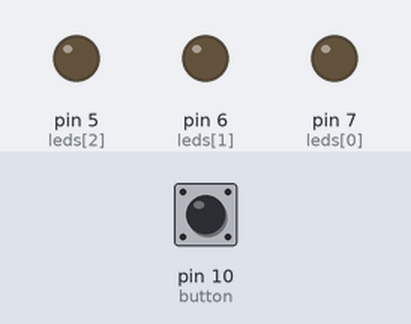
The sketch below on a simulated Arduino Uno, built with avr-gcc and run on an emulated ATmega328P. Parts: output pins drawn as LEDs (lit = HIGH). Inputs (shaded band) come from the test bench; at power-on: pin 10 (button) LOW. Random numbers use the default seed unless the sketch sets one.

Above: at 1.2 s.
1.3 s: pin 10 (button) pulled HIGH for 1 s
At 2.9 s:
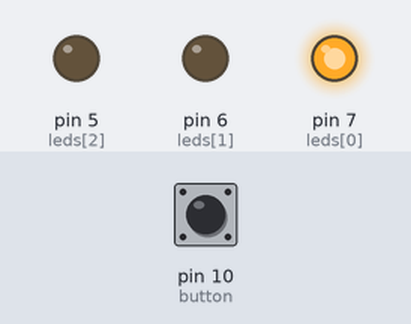
At 7.9 s:
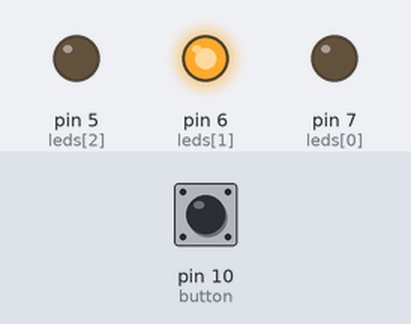
Timing chart, 0 to 15.8 s (numbered marks = the images above; inputs shaded):
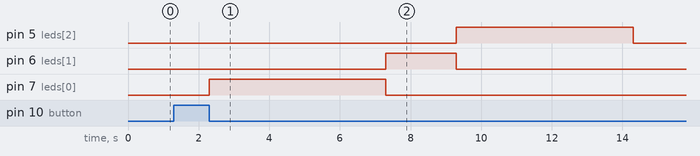

Measured:
- after the input at 1.3 s, pin 5 (leds[2]): LOW → HIGH after 8.0 s, → LOW 5.0 s later; pin 6 (leds[1]): LOW → HIGH after 6.0 s, → LOW 2.0 s later; pin 7 (leds[0]): LOW → HIGH after 1.0 s, → LOW 5.0 s later

The sketch:

Lab4-PartB-Q5.ino
```cpp
// The OneButton library was used to implement the long press, double press, and short press
// I couldn't really figure out how to implement a double press without this
int button = 10;
int leds[3] = {7, 6, 5};

int buttonState = 0;
int prevButtonState = 0;
bool led = true;
int count = 0;

int startPress = 0;
int endPress = 0;
int holdTime = 0;
int idleTime = 0;
int doublePress = 0;
int longPress = 0;

void setup() {
  for(int i = 0; i < 3; i++)
  {
    pinMode(leds[i], OUTPUT);
  }
  pinMode(button, INPUT);
  Serial.begin(9600);
}

void loop() {
  buttonState = digitalRead(button);
  /*
  if(buttonState != prevButtonState)
  {
    prevButtonState = buttonState;
    if(buttonState == LOW)
    {
      if(led)
      {
        digitalWrite(leds[0], HIGH);
      } else {
        digitalWrite(leds[0], LOW);
      }
      led = !led;
    }
  }
  */

  if(buttonState != prevButtonState)
  {
     if (buttonState == HIGH) {
      startPress = millis();
      idleTime = startPress - endPress;

      if (idleTime >= 100 && idleTime < 500) {
          disco();
      }
    } else {
        endPress = millis();
        holdTime = endPress - startPress;

        if (holdTime >= 500 && holdTime < 1000) {
          stopLight();
        }

        if (holdTime >= 1000) {
          turnOffLeds();
        }
    }
  }

  prevButtonState = buttonState;
}

void stopLight()
{
  digitalWrite(leds[0], HIGH);
  delay(5000);
  digitalWrite(leds[0], LOW);

  digitalWrite(leds[1], HIGH);
  delay(2000);
  digitalWrite(leds[1], LOW);

  digitalWrite(leds[2], HIGH);
  delay(5000);
  digitalWrite(leds[2], LOW);
}

void disco()
{
  for(int i = 0; i < 10; i++){
      int r = rand() % 3;
      int l = rand() % 3;

      digitalWrite(leds[r], HIGH);
      digitalWrite(leds[l], HIGH);
      delay(200);
      digitalWrite(leds[r], LOW);
      digitalWrite(leds[l], LOW);
  }
}

void turnOffLeds()
{
  for(int i = 0; i < 3; i++)
  {
    digitalWrite(leds[i], LOW);
  }
}
```
